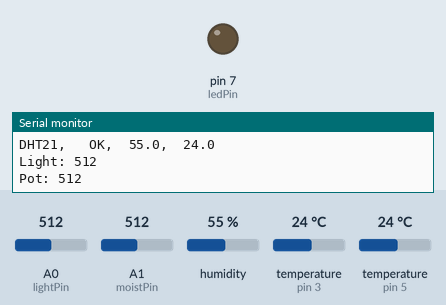
The sketch below on a simulated Arduino Uno, built with avr-gcc and run on an emulated ATmega328P. Parts: output pins drawn as LEDs (lit = HIGH), the last lines printed to the serial monitor. Wiring (inferred from the names in the program): DHT22 sensor: data pin 5. Dashed ring = blinking. The inputs (shaded band) are chosen by the test bench; at power-on: A0 (lightPin) = 512, A1 (moistPin) = 512, humidity 55 %, temperature (sensors on pin 3, pin 5) 24 °C. Pins used as bus, display or sensor lines are not drawn.

Above: at 2.2 s.
2.3 s: A0 (lightPin) set to 522
At 5.7 s:
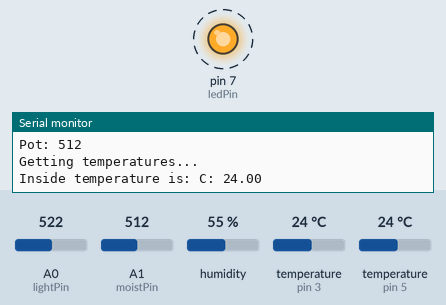
5.8 s: A1 (moistPin) set to 540
At 7.5 s:
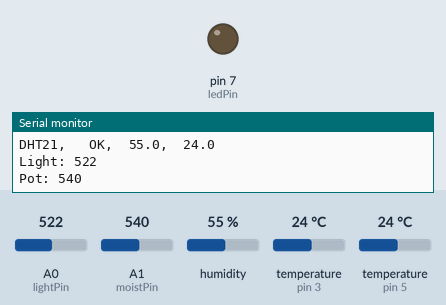
11.1 s: A0 (lightPin) set to 532
12.6 s: A0 (lightPin) set to 553
At 13.1 s:
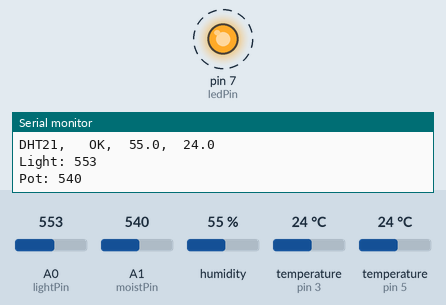
Timing chart, 0 to 20.6 s (numbered marks = the images above; inputs shaded):
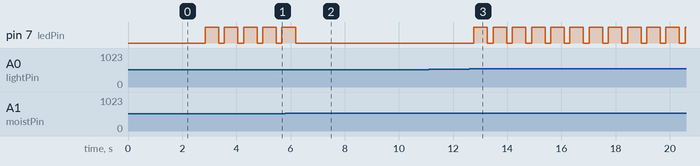

The sketch:

temperaturetest.ino
```cpp
// This Arduino sketch reads DS18B20 "1-Wire" digital
// temperature sensors.
// Tutorial:
// http://www.hacktronics.com/Tutorials/arduino-1-wire-tutorial.html

#include <OneWire.h>
#include <DallasTemperature.h>

// Data wire is plugged into pin 3 on the Arduino
#define ONE_WIRE_BUS 3

// Setup a oneWire instance to communicate with any OneWire devices
OneWire oneWire(ONE_WIRE_BUS);

// Pass our oneWire reference to Dallas Temperature.
DallasTemperature sensors(&oneWire);
DeviceAddress insideThermometer = { 0x28, 0x01, 0x50, 0xDC, 0x04, 0x00, 0x00, 0x31 };

#include <dht.h>

dht DHT;
int chk;

#define lightPin A0
#define moistPin A1
#define ledPin 7
int lightVal;
int moistVal;

#define DHT21_PIN 5

void setup(void)
{
  // start serial port
  Serial.begin(9600);
  // Start up the library
  sensors.begin();
  // set the resolution to 10 bit (good enough?)
  sensors.setResolution(insideThermometer, 10);
  Serial.println("DHT TEST PROGRAM ");
  Serial.print("LIBRARY VERSION: ");
  Serial.println(DHT_LIB_VERSION);
  Serial.println();
  pinMode(ledPin,OUTPUT);
  }

void printTemperature(DeviceAddress deviceAddress)
{
  float tempC = sensors.getTempC(deviceAddress);
  if (tempC == -127.00) {
    Serial.print("Error getting temperature");
  } else {
    Serial.print("C: ");
    Serial.print(tempC);
  }
}

void loop(void)
{
  delay(500);
  digitalWrite(ledPin,LOW);
  Serial.print("Getting temperatures...\n\r");
  sensors.requestTemperatures();

  Serial.print("Inside temperature is: ");
  printTemperature(insideThermometer);
  Serial.print("\n\r");

  // READ DATA
  Serial.print("DHT21, \t");
  chk = DHT.read21(DHT21_PIN);
  switch (chk)
  {
    case DHTLIB_OK:
		Serial.print("OK,\t");
		break;
    case DHTLIB_ERROR_CHECKSUM:
		Serial.print("Checksum error,\t");
		break;
    case DHTLIB_ERROR_TIMEOUT:
		Serial.print("Time out error,\t");
		break;
    default:
		Serial.print("Unknown error,\t");
		break;
  }
 // DISPLAY DATA
  Serial.print(DHT.humidity,1);
  Serial.print(",\t");
  Serial.println(DHT.temperature,1);

  lightVal = analogRead(lightPin);
  moistVal = analogRead(moistPin);
  Serial.print("Light: ");
  Serial.println(lightVal);
  if (lightVal > moistVal) {
    digitalWrite(ledPin,HIGH);
  }
  Serial.print("Pot: ");
  Serial.println(moistVal);

  Serial.println();
 }
```

Measured:
- the behaviour switches between 512 and 513 on A0 (lightPin) (found by bisection; images 0 and 1)
- the behaviour switches between 521 and 522 on A1 (moistPin) (found by bisection; images 1 and 2)
- the behaviour switches between 540 and 541 on A0 (lightPin) (found by bisection; images 2 and 3)
- after the input at 2.3 s, pin 7 (ledPin): alternates HIGH for 0.50 s and LOW for 0.21 s, starting after 0.55 s
- after the input at 5.8 s, pin 7 (ledPin): goes on until 6.2 s, then stays LOW
- after the input at 12.6 s, pin 7 (ledPin): alternates HIGH for 0.50 s and LOW for 0.21 s, starting after 0.17 s
